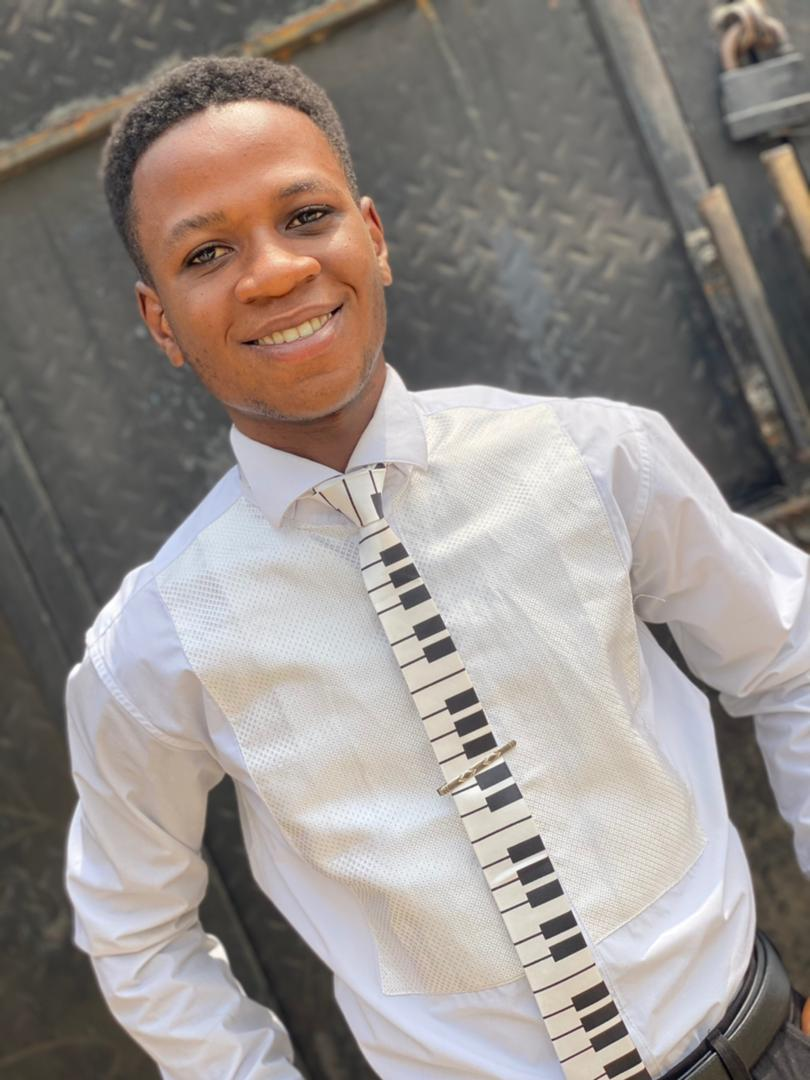
#> input picture images/akin.jpg, 810 x 1080 px, found by its file name
$ python 24_thresh.py
#> lines starting #> are read from the running program, lines starting #| are printed output that depends on the picture; after the words box and inside, x2 and y2 are one past the last pixel; in counts of white or black regions, pixels touching at a corner belong together
import cv2

img = cv2.imread("images/akin.jpg")
#> img is the input picture: shape (1080, 810, 3); mean B, G, R 137.4, 141.6, 148.9
cv2.imshow("Image", img)

gray = cv2.cvtColor(img, cv2.COLOR_BGR2GRAY)
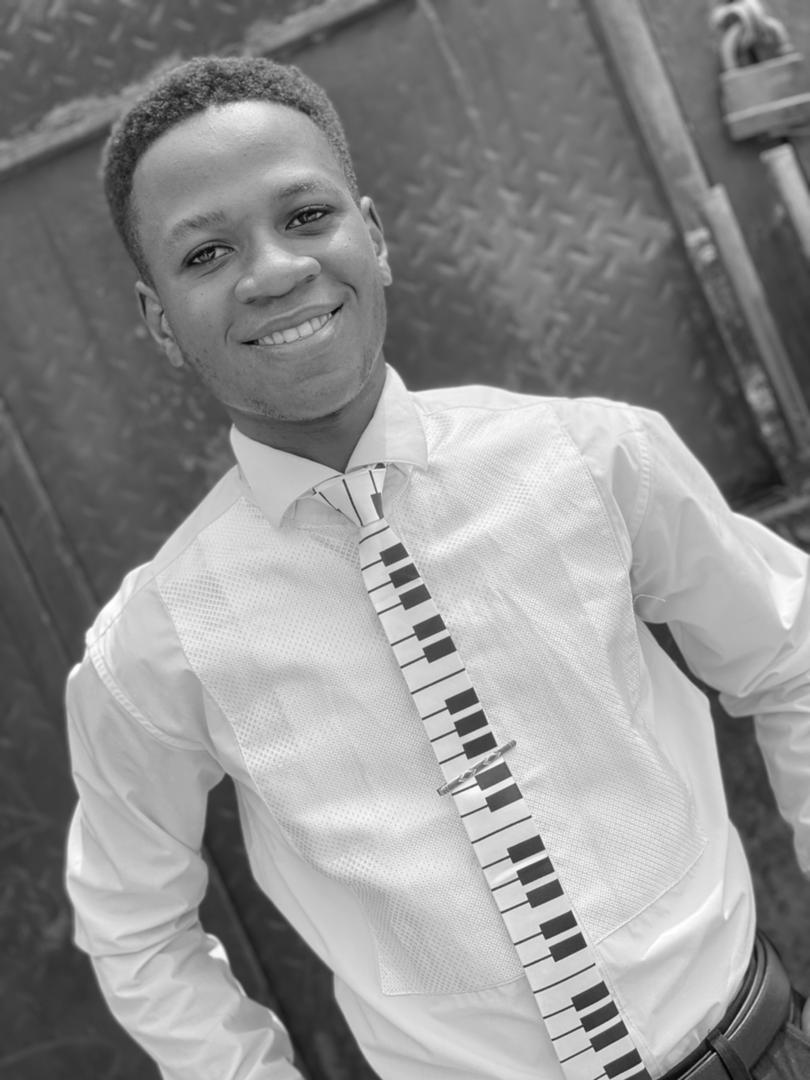
#> gray: shape (1080, 810); min 1, max 255, mean 143.3

# Simple Thresholding
threshold, thresh = cv2.threshold(gray, 100, 255, cv2.THRESH_BINARY)
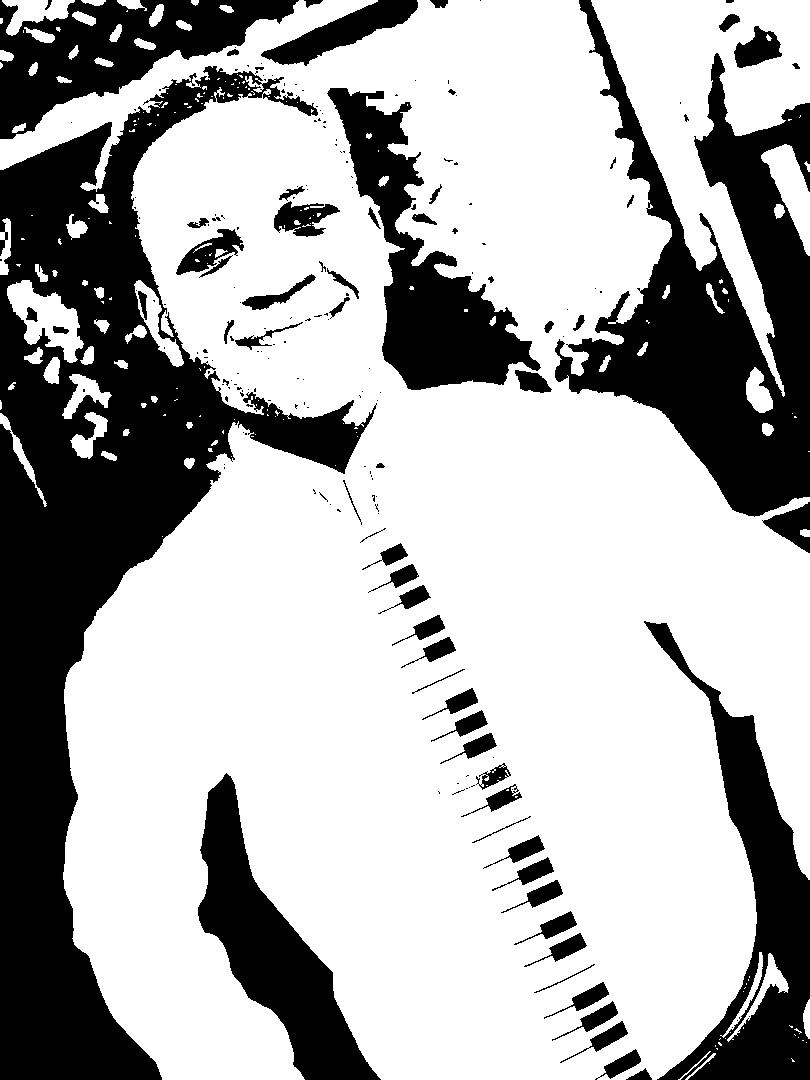
#> thresh: shape (1080, 810); 68.4% white; 207 black regions (136 under 20 px), largest, box (x1, y1, x2, y2) and area: (0, 66, 377, 1080) 119355, (555, 0, 810, 517) 52271, (644, 621, 810, 1080) 23170
cv2.imshow("Simple Threshold", thresh)

threshold, thresh_inv = cv2.threshold(gray, 100, 255, cv2.THRESH_BINARY_INV)
cv2.imshow("Simple Threshold Inverse", thresh_inv)

# Adaptive threshold
adaptive = cv2.adaptiveThreshold(gray, 255, cv2.ADAPTIVE_THRESH_MEAN_C, cv2.THRESH_BINARY, 11, 3)
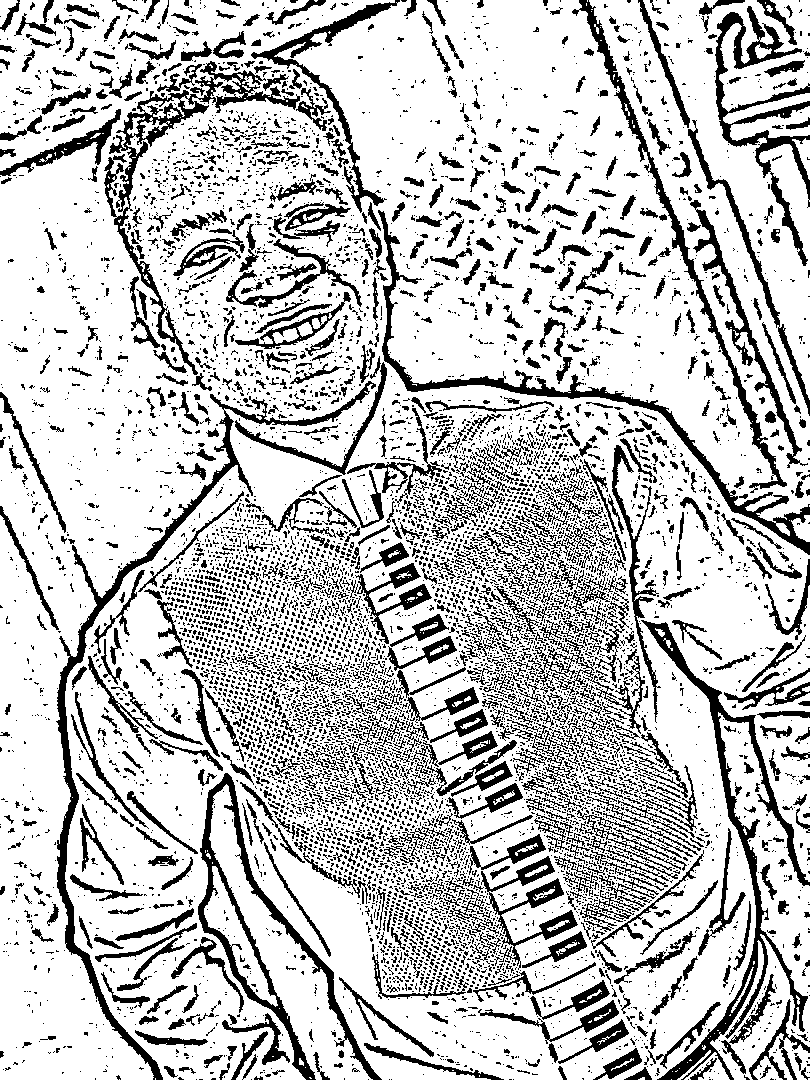
#> adaptive: shape (1080, 810); 76.8% white; 8764 black regions (7641 under 20 px), largest, box (x1, y1, x2, y2) and area: (56, 381, 376, 1080) 7260, (641, 620, 810, 1080) 7175, (198, 773, 382, 1080) 5838
cv2.imshow("Adaptive Threshold", adaptive)

cv2.waitKey(0)

$ run again, with images/abis.jpg copied over images/akin.jpg
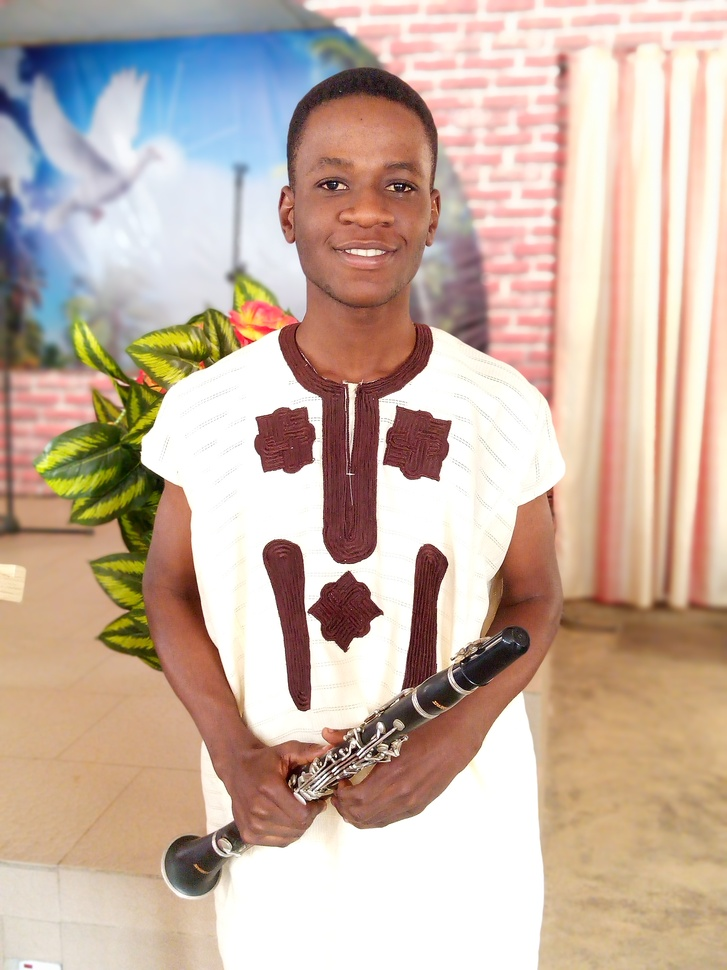
#> input picture images/abis.jpg, 727 x 970 px, shrunk from 2352 x 3136 before the run, found by its file name
#> img is the input picture: shape (970, 727, 3); mean B, G, R 163.5, 177.8, 199.8
#> `threshold, thresh = cv2.threshold(gray, 100, 255, cv2.THRESH_BINARY)`:
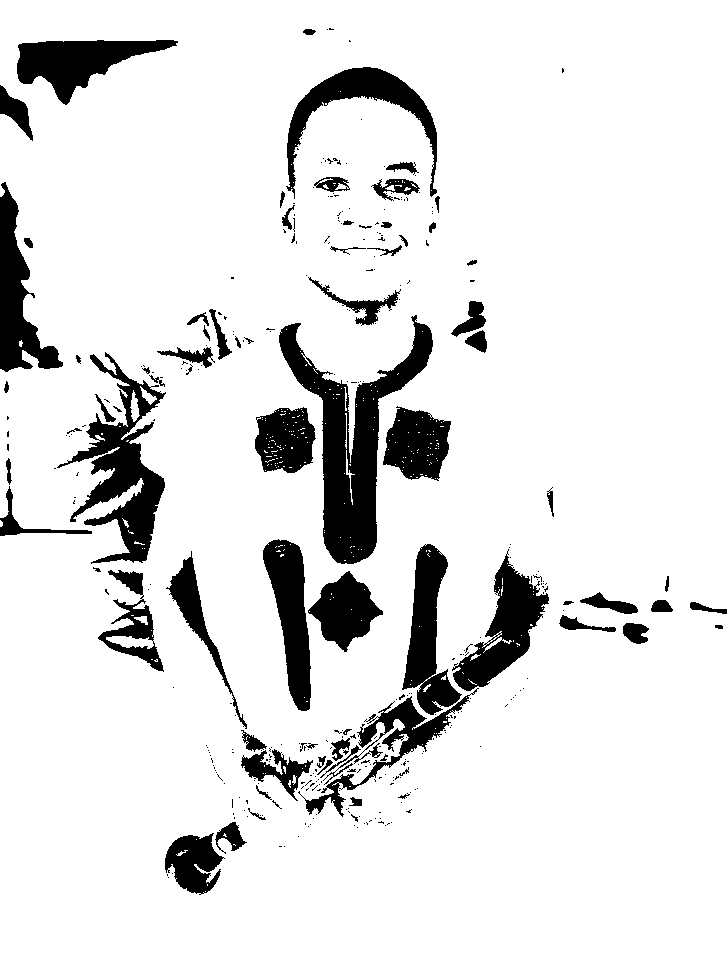
#> thresh: shape (970, 727); 88.7% white; 351 black regions (275 under 20 px), largest, box (x1, y1, x2, y2) and area: (279, 315, 433, 564) 11996, (57, 352, 166, 564) 7620, (452, 549, 549, 691) 5029
#> `adaptive = cv2.adaptiveThreshold(gray, 255, cv2.ADAPTIVE_THRESH_MEAN_C..`:
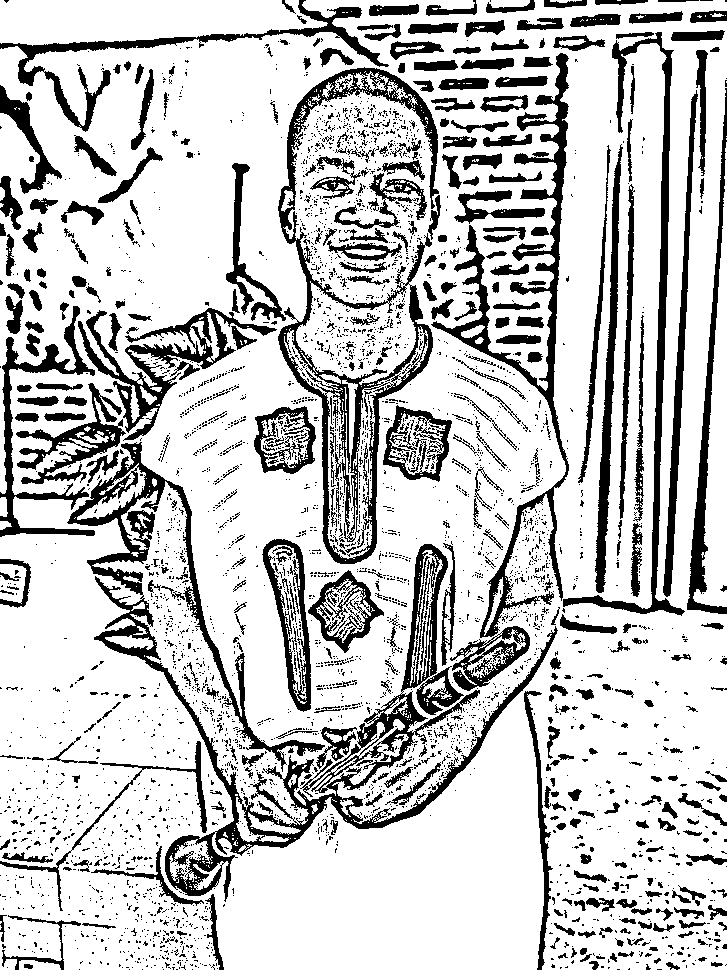
#> adaptive: shape (970, 727); 78% white; 3602 black regions (3149 under 20 px), largest, box (x1, y1, x2, y2) and area: (67, 442, 558, 902) 22447, (278, 67, 439, 564) 12287, (431, 53, 569, 638) 9237
